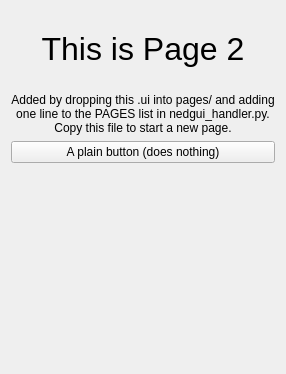
<?xml version="1.0" encoding="UTF-8"?>
<ui version="4.0">
 <!--
   page_02_demo.ui : WORKED EXAMPLE of "how to add a page".
   This whole tab exists only to show the pattern. It uses plain Qt widgets
   (no qtvcp/HAL widgets), so it needs no customwidgets block. To make it a
   tab, one line was added to PAGES in nedgui_handler.py:
        ("Page 2", "page_02_demo.ui"),
   Delete this file plus that line to remove the tab. That is the mechanism.
 -->
 <class>pageDemo</class>
 <widget class="QWidget" name="pageDemo">
  <layout class="QVBoxLayout" name="demoLayout">
   <item>
    <widget class="QLabel" name="demo_title">
     <property name="text"><string>This is Page 2</string></property>
     <property name="alignment"><set>Qt::AlignCenter</set></property>
     <property name="styleSheet"><string notr="true">font: 75 24pt; padding: 20px;</string></property>
    </widget>
   </item>
   <item>
    <widget class="QLabel" name="demo_body">
     <property name="wordWrap"><bool>true</bool></property>
     <property name="text"><string>Added by dropping this .ui into pages/ and adding one line to the PAGES list in nedgui_handler.py. Copy this file to start a new page.</string></property>
     <property name="alignment"><set>Qt::AlignHCenter|Qt::AlignTop</set></property>
    </widget>
   </item>
   <item>
    <widget class="QPushButton" name="demo_button">
     <property name="text"><string>A plain button (does nothing)</string></property>
    </widget>
   </item>
   <item>
    <spacer name="demoSpacer">
     <property name="orientation"><enum>Qt::Vertical</enum></property>
     <property name="sizeHint" stdset="0"><size><width>10</width><height>200</height></size></property>
    </spacer>
   </item>
  </layout>
 </widget>
 <resources/>
 <connections/>
</ui>
